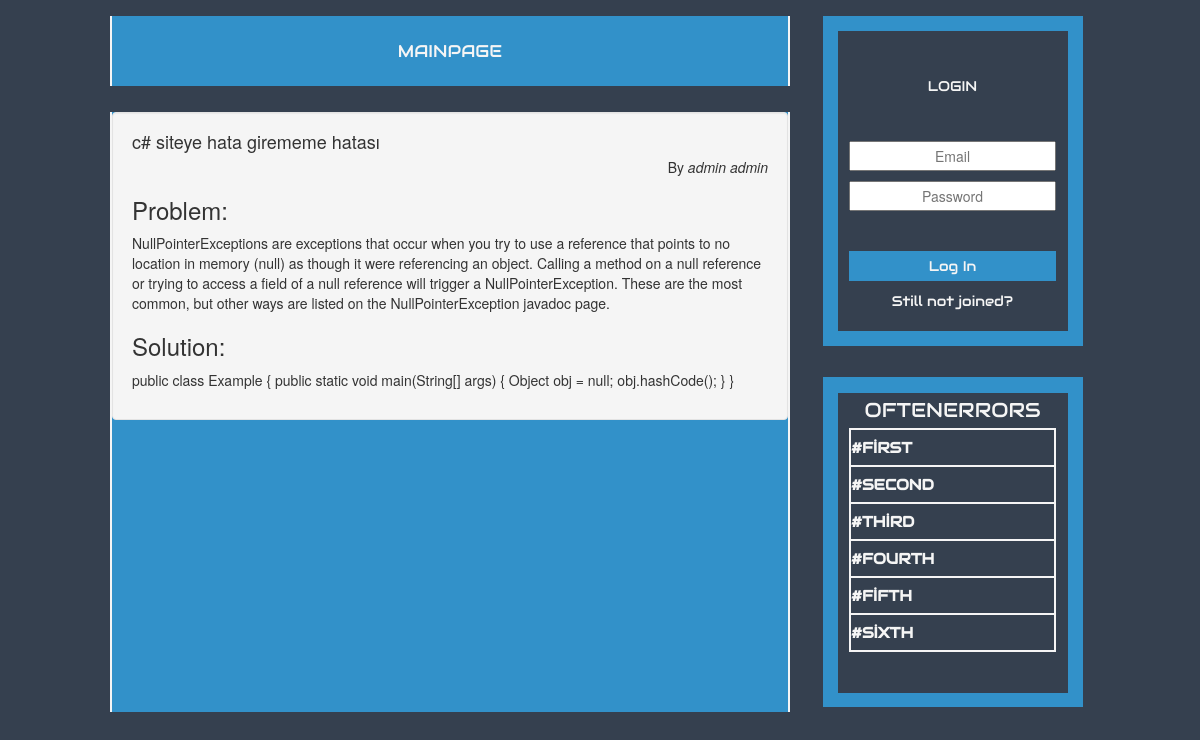
The app's page /errorsharing/index.php with its own data.
### tables this page shows
CREATE TABLE `errorpost` (
  `postId` int(11) NOT NULL,
  `userId` int(11) NOT NULL,
  `topic` varchar(2000) NOT NULL,
  `error` varchar(2000) NOT NULL,
  `solution` varchar(2000) NOT NULL,
  `postLike` int(11) NOT NULL,
  `postDislike` int(11) NOT NULL
);

CREATE TABLE `userlogin` (
  `id` int(11) NOT NULL,
  `name` varchar(255) NOT NULL,
  `lastname` varchar(255) NOT NULL,
  `job` varchar(255) NOT NULL,
  `email` text NOT NULL,
  `password` varchar(50) NOT NULL
);

### errorsharing/application/controllers/login.php (called while the page is built, shortened)
<?php
class Login extends CI_Controller {
	public function __construct(){
		$this->load->model('errorModel');
		$this->data['errors'] = $this->errorModel->errorListe();
	}
	public function index()
	{
		$this->load->view('login',$this->data);
	}
}

### errorsharing/index.php (called while the page is built, shortened)
<?php
require_once BASEPATH.'core/CodeIgniter.php';

### errorsharing/application/models/errormodel.php (called while the page is built, shortened)
<?php
class ErrorModel extends CI_Model{
	function errorListe(){
		$this->db->select('userlogin.name,userlogin.lastname,errorpost.postId,errorpost.userId,errorpost.topic,errorpost.error,errorpost.solution,errorpost.postLike,errorpost.postDislike');
		$this->db->join('errorpost','errorpost.userId=userlogin.id');
		$this->db->order_by('errorpost.postId','desc');
		$sonuc = $this->db->get('userlogin');
		return ($sonuc->num_rows() > 0) ? $sonuc->result() : FALSE;
	}
}

### errorsharing/application/views/login.php (the view, shortened to what this page needs)
<!DOCTYPE html>
<html>
<head>
</head>
<link rel="stylesheet" href="https://use.fontawesome.com/releases/v5.5.0/css/all.css">
<link rel="stylesheet" href="<?=site_url('bootstrap-3.3.7-dist/css/bootstrap.min.css') ?>">
<link rel="stylesheet" href="<?=site_url('sweetalert2/dist/sweetalert2.css') ?>" />
<link rel="stylesheet" href="<?=site_url('sweetalert2/dist/sweetalert2.min.css') ?>" />
<body>
    <div id="container">
        <div id="content">
                    <nav>
                        <ul>
                            <li id="first-last">
                                <a href="<?=site_url('')?>">MAINPAGE</a>
                            </li>
                        </ul>
                    </nav>
                    <div id="icerik">
                        <?php if(@$errors) { ?>
                          <?php foreach ($errors as $error) { ?>
                                    <div class="well">
                                      <div class="media">
                                        <div class="media-body">
                                            <h4 class="media-heading"><?=$error->topic?></h4>
                                          <p class="text-right">By <i><?=$error->name?> <?=$error->lastname?></i></p>
                                          <h3>Problem:</h3>
                                          <p><?=$error->error?>
                                          </p>
                                          <h3>Solution:</h3>
                                          <p>
                                            <?=$error->solution?>
                                          </p>
                                       </div>
                                    </div>
                                  </div>
                            <?php } ?>
                        <?php }else{ ?>
                            <div class="alert alert-danger" style="margin:10px">There is no content.</div>
                        <?php } ?>
                    </div>
        </div>
        <div id="others">
            <div id="profil">
                <form id="login" role="form" onsubmit="return false;" method="post" name="loginForm">
                    <div id="giris"  class="item">LOGIN</div>
                    <div class="item "><input class="inputs" type="email" name="email" placeholder="Email"></div>
                    <div class="item "><input id="second" class="inputs" type="password" name="password" placeholder="Password"></div>
                    <div class="item"><button onclick="kontrol();" id="yolla">Log In</button></div>
                    <div class="item"><a id="kayit" href="<?=site_url("signup")?>">Still not joined?</a></div>
                </form>
            </div>
            <div id="information">
                <div id="common-errors">
                    <div>
                        <table>
                            <tr>
                                <td>OFTENERRORS</td>
                            </tr>
                            <tr>
                                <th><a href="#">#FİRST</a></th>
                            </tr>
                            <tr>
                                <th><a href="#">#SECOND</a></th>
                            </tr>
                            <tr>
                                <th><a href="#">#THİRD</a></th>
                            </tr>
                            <tr>
                                <th><a href="#">#FOURTH</a></th>
                            </tr>
                            <tr>
                                <th><a href="#">#FİFTH</a></th>
                            </tr>
                            <tr>
                                <th><a href="#">#SİXTH</a></th>
                            </tr>
                        </table>
                </div>
                </div>
            </div>
        </div>
    </div>
</body>
</html>

### errorsharing/application/views/login.php (style rules this page uses)
* { margin: 0; padding: 0; box-sizing: border-box; }
body { background-color: rgb(53, 64, 79); }
#container { margin: auto; width: 1000px; height: 723px; background-color: rgb(53, 64, 79); }
#content { float: left; width: 70%; height: 723px; background-color: rgb(53, 64, 79); display: flex; flex-direction: column; align-items: center; justify-content: space-around; }
#others { float: right; width: 29.5%; height: 723px; background-color: rgb(53, 64, 79); display: flex; flex-direction: column; align-items: center; justify-content: space-around; }
#profil { width: 260px; height: 330px; background-color:rgb(50, 145, 201); transition-property:all; transition-duration: 0.3s; transition-delay: 0.0s; transition-timing-function:ease; display: flex; flex-direction: column; align-items: center; justify-content: center; }
#information { width: 260px; height: 330px; background-color:rgb(50, 145, 201); transition-property:all; transition-duration: 0.3s; transition-delay: 0.0s; transition-timing-function:ease; }
nav { width: 680px; height: 80px; }
ul { width: 100%; height: 100%; display: flex; align-items: center; justify-content: space-around; background-color: rgb(53, 64, 79); }
ul li { list-style: none; background-color:rgb(50, 145, 201); display: flex; flex-direction: row; align-items: center; justify-content: center; width: 100%; height: 70px; font-family: 'Audiowide', cursive; transition-property:all; transition-duration: 0.3s; transition-delay: 0.0s; transition-timing-function:ease; }
ul li a { font-size: 17px; text-decoration: none; color: whitesmoke; transition-property:all; transition-duration: 0.3s; transition-delay: 0.0s; transition-timing-function:ease; }
#icerik { width: 680px; height: 600px; background-color:rgb(50, 145, 201); overflow: auto; border-left: 2px solid whitesmoke; border-right: 2px solid whitesmoke; }
#login { width: 230px; height: 300px; background-color: rgb(53, 64, 79); border: none; transition-property:all; transition-duration: 0.3s; transition-delay: 0.0s; transition-timing-function:ease; }
.item { display: flex; justify-content: center; align-items: center; }
#giris { color: whitesmoke; font-family: 'Audiowide', cursive; margin-top: 45px; margin-bottom: 45px; }
.inputs { width: 90%; height: 30px; text-align: center; margin-bottom: 10px; color: rgb(50, 145, 201); }
#yolla { padding: 5px; width: 90%; background-color:rgb(50, 145, 201); border: none; color: whitesmoke; font-family: 'Audiowide', cursive; transition-property:all; transition-duration: 0.6s; transition-delay: 0.0s; transition-timing-function:ease; }
#second { margin-bottom: 40px; }
#kayit { color: whitesmoke; text-decoration: none; font-family: 'Audiowide', cursive; margin-top: 10px; }
#first-last { border-left: 2px solid whitesmoke; border-right:2px solid whitesmoke; }
#common-errors { width: 230px; height: 300px; background-color: rgb(53, 64, 79); margin: auto; margin-top: 16px; border: none; transition-property:all; transition-duration: 0.6s; transition-delay: 0.0s; transition-timing-function:ease; }
table { margin: auto; width: 207px; }
table tr { text-align: left; line-height: 35px; }
table th { border: 2px solid whitesmoke; color: whitesmoke; }
td { text-align: center; color: whitesmoke; font-family: 'Audiowide', cursive; font-size: 20px; }
th a { color: whitesmoke; font-family: 'Audiowide', cursive; text-decoration: none; font-size: 15px; }

### records on screen
errorpost: topic "c# siteye hata girememe hatası", userId.name "admin", userId.lastname "admin", error "NullPointerExceptions are exceptions that occur when you try to use a reference that points to no location in memory (null) as though it were referencing an object. Calling a method on a null reference or trying to access a field of a null reference will trigger a NullPointerException. These are the most common, but other ways are listed on the NullPointerException javadoc page.", solution "public class Example { public static void main(String[] args) { Object obj = null; obj.hashCode(); } }"
